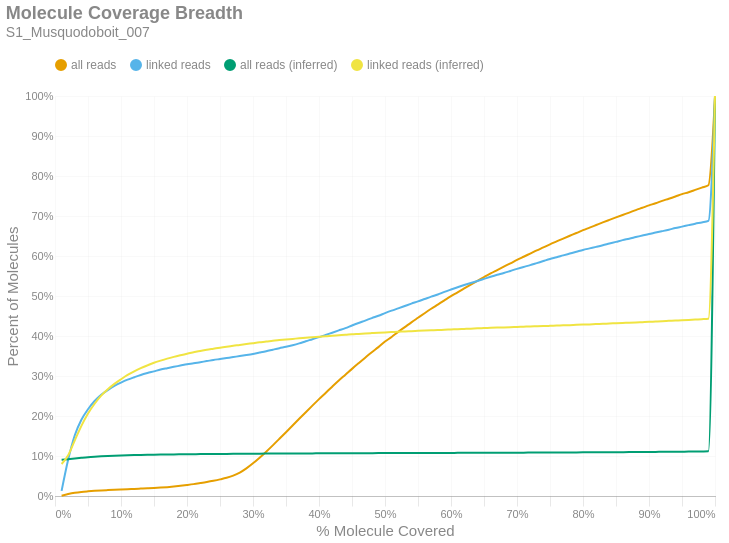

Notebook source saved alongside this figure:
### Markdown cell above
### Molecule Read Coverage
This chart shows molecule coverage breadth as computed by the number of bases aligned to that molecule. In other words, "*how much of each unique long molecule is actually sequenced/aligned?*" Keep in mind there is a distinction between sequences and alignments, since some sequences belonging to a particular molecule may not align well and wouldn't appear in the alignment data. This chart also shows molecule coverage breadth as computed by the *inferred fragment* from which the aligned sequences originate. Unlike read coverage, this calculation takes into account the total insert size, including unsequenced gaps between the forward and reverse reads. Like the previous figures, these are cumulative percents.

### Code cell
if SKIPLR:
    print_html(f"Skipped")
else:
    binned_df = consolidated_hist(valids['coverage_bp'], mask, 0.01, True)
    binned_df_inf = consolidated_hist(valids['coverage_inserts'], mask, 0.01, True)
    binned_df = binned_df.with_columns(pl.lit(binned_df_inf['all reads (cumsum)']).alias('all reads (inferred)'))
    binned_df = binned_df.with_columns(pl.lit(binned_df_inf['linked reads (cumsum)']).alias('linked reads (inferred)'))
    binned_df = binned_df.with_columns(
        (pl.col('bin').cast(pl.Float64) + 0.01).alias('right_edge')
    )

    with SafeRender(binned_df):
        (
            density_plot(binned_df, 'Molecule Coverage Breadth', samplename, 'molcov', ['all reads (inferred)','linked reads (inferred)'])
            .encode(
                #x=alt.X('bin:Q', title="% Molecule Covered").axis(format = '%').scale(padding=0),
                x=alt.X('right_edge:Q', title="% Molecule Covered").axis(format='%').scale(padding=0),
                y=alt.Y('value:Q', title='Percent of Molecules')
                    .axis(format='%')
                    .stack(False)
                    .scale(domainMin=0, padding=0),
                color=alt.Color("key:N").scale(domain = ["all reads", "linked reads", "all reads (inferred)", "linked reads (inferred)"]),
                tooltip = [
                    alt.Tooltip("key:N", title = "Data Type"),
                    alt.Tooltip("range_label:N", title="% Molecule Covered"),
                    alt.Tooltip("value:Q", format = ".2%", title="% Molecules")
                ]
            )
        ).display()

### Figure 1 — Vega-Lite specification as saved in the notebook (floating-point values rounded to 4 significant figures)
{"width": "container", "height": 400, "config": {"title": {"anchor": "start", "dy": -15, "fontSize": 18, "color": "#888888", "subtitleColor": "#888888", "subtitleFontSize": 14}, "arc": {"fill": "#0072B2"}, "axis": {"domainColor": "#888888", "domainWidth": 0.5, "gridWidth": 0.2, "grid": false, "titleFontWeight": 400, "titleFontSize": 15, "labelFontSize": 11, "labelColor": "#888888", "tickColor": "#888888", "tickWidth": 0.2, "titleColor": "#888888"}, "axisBand": {"grid": false}, "axisX": {"grid": true, "tickSize": 10, "domainCap": "round"}, "axisY": {"domain": false, "grid": true, "tickSize": 0, "domainCap": "round"}, "background": "transparent", "header": {"labelFontSize": 15, "labelColor": "#888888", "titleFontSize": 15, "titleFontWeight": 600, "titleColor": "#888888"}, "legend": {"labelFont": "sans-serif", "labelFontSize": 12, "labelColor": "#888888", "symbolSize": 100, "symbolType": "circle", "titleFontSize": 12, "titlePadding": 10, "titleColor": "#888888", "title": null, "orient": "top"}, "range": {"category": ["#E69F00", "#56B4E9", "#009E73", "#F0E442", "#0072B2", "#D55E00", "#CC79A7", "#000000"], "diverging": ["#cfe8f3", "#a2d4ec", "#73bfe2", "#46abdb", "#1696d2", "#12719e"]}, "area": {"fill": "#0072B2", "fillOpacity": 0.7, "line": true, "strokeOpacity": 0.7}, "line": {"color": "#0072B2", "stroke": "#0072B2", "strokeWidth": 2}, "trail": {"color": "#0072B2", "stroke": "#0072B2", "strokeWidth": 0, "size": 1}, "point": {"filled": true, "fillOpacity": 1.0, "size": 95}, "text": {"color": "#888888", "fontSize": 11, "align": "right", "fontWeight": 400, "size": 11}, "bar": {"fill": "#0072B2", "stroke": null}, "view": {"stroke": null, "continuousWidth": 660, "continuousHeight": 400}}, "data": {"name": "data-2862864a3b87e03261f937ad027b44d7"}, "mark": {"type": "line", "interpolate": "monotone", "point": {"opacity": 0, "size": 275}}, "encoding": {"color": {"field": "key", "scale": {"domain": ["all reads", "linked reads", "all reads (inferred)", "linked reads (inferred)"]}, "type": "nominal"}, "tooltip": [{"field": "key", "title": "Data Type", "type": "nominal"}, {"field": "range_label", "title": "% Molecule Covered", "type": "nominal"}, {"field": "value", "format": ".2%", "title": "% Molecules", "type": "quantitative"}], "x": {"axis": {"format": "%"}, "field": "right_edge", "scale": {"padding": 0}, "title": "% Molecule Covered", "type": "quantitative"}, "y": {"axis": {"format": "%"}, "field": "value", "scale": {"domainMin": 0, "padding": 0}, "stack": false, "title": "Percent of Molecules", "type": "quantitative"}}, "params": [{"name": "param_c36ac31b6afebe62", "select": {"type": "point", "fields": ["key"]}, "bind": "legend"}], "title": {"text": "Molecule Coverage Breadth", "subtitle": "S1_Musquodoboit_007"}, "transform": [{"fold": ["all reads (cumsum)", "linked reads (cumsum)", "all reads (inferred)", "linked reads (inferred)"]}, {"calculate": "replace(datum.key, ' (cumsum)', '')", "as": "key"}, {"filter": {"param": "param_c36ac31b6afebe62"}}], "usermeta": {"embedOptions": {"downloadFileName": "S1_Musquodoboit_007.molcov"}}, "$schema": "https://vega.github.io/schema/vega-lite/v6.1.0.json", "datasets": {"data-2862864a3b87e03261f937ad027b44d7": [{"bin": "0.0", "interval": "0.0-0.01", "all reads": 0.0008107, "linked reads": 0.01275, "all reads (cumsum)": 0.0008107, "linked reads (cumsum)": 0.01275, "range_label": "0.0-0.01", "all reads (inferred)": 0.09068, "linked reads (inferred)": 0.07996, "right_edge": 0.01}, {"bin": "0.01", "interval": "0.01-0.02", "all reads": 0.004044, "linked reads": 0.07838, "all reads (cumsum)": 0.004855, "linked reads (cumsum)": 0.09113, "range_label": "0.01-0.02", "all reads (inferred)": 0.09186, "linked reads (inferred)": 0.1019, "right_edge": 0.02}, {"bin": "0.02", "interval": "0.02-0.03", "all reads": 0.003129, "linked reads": 0.0607, "all reads (cumsum)": 0.007984, "linked reads (cumsum)": 0.1518, "range_label": "0.02-0.03", "all reads (inferred)": 0.0937, "linked reads (inferred)": 0.1393, "right_edge": 0.03}, {"bin": "0.03", "interval": "0.03-0.04", "all reads": 0.002183, "linked reads": 0.03871, "all reads (cumsum)": 0.01017, "linked reads (cumsum)": 0.1905, "range_label": "0.03-0.04", "all reads (inferred)": 0.09547, "linked reads (inferred)": 0.1754, "right_edge": 0.04}, {"bin": "0.04", "interval": "0.04-0.05", "all reads": 0.001511, "linked reads": 0.02629, "all reads (cumsum)": 0.01168, "linked reads (cumsum)": 0.2168, "range_label": "0.04-0.05", "all reads (inferred)": 0.09708, "linked reads (inferred)": 0.2062, "right_edge": 0.05}, {"bin": "0.05", "interval": "0.05-0.06", "all reads": 0.001265, "linked reads": 0.0206, "all reads (cumsum)": 0.01294, "linked reads (cumsum)": 0.2374, "range_label": "0.05-0.06", "all reads (inferred)": 0.09829, "linked reads (inferred)": 0.2307, "right_edge": 0.06}, {"bin": "0.06", "interval": "0.06-0.07", "all reads": 0.001022, "linked reads": 0.01552, "all reads (cumsum)": 0.01397, "linked reads (cumsum)": 0.253, "range_label": "0.06-0.07", "all reads (inferred)": 0.09929, "linked reads (inferred)": 0.2509, "right_edge": 0.07}, {"bin": "0.07", "interval": "0.07-0.08", "all reads": 0.0008562, "linked reads": 0.01184, "all reads (cumsum)": 0.01482, "linked reads (cumsum)": 0.2648, "range_label": "0.07-0.08", "all reads (inferred)": 0.1001, "linked reads (inferred)": 0.2668, "right_edge": 0.08}, {"bin": "0.08", "interval": "0.08-0.09", "all reads": 0.0008014, "linked reads": 0.01041, "all reads (cumsum)": 0.01562, "linked reads (cumsum)": 0.2752, "range_label": "0.08-0.09", "all reads (inferred)": 0.1007, "linked reads (inferred)": 0.2804, "right_edge": 0.09}, {"bin": "0.09", "interval": "0.09-0.1", "all reads": 0.0007435, "linked reads": 0.008312, "all reads (cumsum)": 0.01637, "linked reads (cumsum)": 0.2835, "range_label": "0.09-0.1", "all reads (inferred)": 0.1013, "linked reads (inferred)": 0.2919, "right_edge": 0.1}, {"bin": "0.1", "interval": "0.1-0.11", "all reads": 0.0007235, "linked reads": 0.007289, "all reads (cumsum)": 0.01709, "linked reads (cumsum)": 0.2908, "range_label": "0.1-0.11", "all reads (inferred)": 0.1018, "linked reads (inferred)": 0.3026, "right_edge": 0.11}, {"bin": "0.11", "interval": "0.11-0.12", "all reads": 0.0006862, "linked reads": 0.006092, "all reads (cumsum)": 0.01778, "linked reads (cumsum)": 0.2969, "range_label": "0.11-0.12", "all reads (inferred)": 0.1022, "linked reads (inferred)": 0.3116, "right_edge": 0.12}, {"bin": "0.12", "interval": "0.12-0.13", "all reads": 0.0007142, "linked reads": 0.005676, "all reads (cumsum)": 0.01849, "linked reads (cumsum)": 0.3026, "range_label": "0.12-0.13", "all reads (inferred)": 0.1026, "linked reads (inferred)": 0.3196, "right_edge": 0.13}, {"bin": "0.13", "interval": "0.13-0.14", "all reads": 0.0007179, "linked reads": 0.004774, "all reads (cumsum)": 0.01921, "linked reads (cumsum)": 0.3073, "range_label": "0.13-0.14", "all reads (inferred)": 0.103, "linked reads (inferred)": 0.3266, "right_edge": 0.14}, {"bin": "0.14", "interval": "0.14-0.15", "all reads": 0.0007889, "linked reads": 0.00429, "all reads (cumsum)": 0.02, "linked reads (cumsum)": 0.3116, "range_label": "0.14-0.15", "all reads (inferred)": 0.1033, "linked reads (inferred)": 0.3331, "right_edge": 0.15}, {"bin": "0.15", "interval": "0.15-0.16", "all reads": 0.0009689, "linked reads": 0.004452, "all reads (cumsum)": 0.02097, "linked reads (cumsum)": 0.3161, "range_label": "0.15-0.16", "all reads (inferred)": 0.1036, "linked reads (inferred)": 0.3384, "right_edge": 0.16}, {"bin": "0.16", "interval": "0.16-0.17", "all reads": 0.001205, "linked reads": 0.003497, "all reads (cumsum)": 0.02217, "linked reads (cumsum)": 0.3196, "range_label": "0.16-0.17", "all reads (inferred)": 0.1038, "linked reads (inferred)": 0.3434, "right_edge": 0.17}, {"bin": "0.17", "interval": "0.17-0.18", "all reads": 0.001504, "linked reads": 0.003335, "all reads (cumsum)": 0.02367, "linked reads (cumsum)": 0.3229, "range_label": "0.17-0.18", "all reads (inferred)": 0.104, "linked reads (inferred)": 0.3478, "right_edge": 0.18}, {"bin": "0.18", "interval": "0.18-0.19", "all reads": 0.001767, "linked reads": 0.003161, "all reads (cumsum)": 0.02544, "linked reads (cumsum)": 0.3261, "range_label": "0.18-0.19", "all reads (inferred)": 0.1042, "linked reads (inferred)": 0.3519, "right_edge": 0.19}, {"bin": "0.19", "interval": "0.19-0.2", "all reads": 0.002047, "linked reads": 0.003228, "all reads (cumsum)": 0.02749, "linked reads (cumsum)": 0.3293, "range_label": "0.19-0.2", "all reads (inferred)": 0.1044, "linked reads (inferred)": 0.3557, "right_edge": 0.2}, {"bin": "0.2", "interval": "0.2-0.21", "all reads": 0.002217, "linked reads": 0.002475, "all reads (cumsum)": 0.02971, "linked reads (cumsum)": 0.3318, "range_label": "0.2-0.21", "all reads (inferred)": 0.1046, "linked reads (inferred)": 0.3592, "right_edge": 0.21}, {"bin": "0.21", "interval": "0.21-0.22", "all reads": 0.002608, "linked reads": 0.002797, "all reads (cumsum)": 0.03231, "linked reads (cumsum)": 0.3346, "range_label": "0.21-0.22", "all reads (inferred)": 0.1048, "linked reads (inferred)": 0.3626, "right_edge": 0.22}, {"bin": "0.22", "interval": "0.22-0.23", "all reads": 0.002745, "linked reads": 0.002649, "all reads (cumsum)": 0.03506, "linked reads (cumsum)": 0.3372, "range_label": "0.22-0.23", "all reads (inferred)": 0.1049, "linked reads (inferred)": 0.3658, "right_edge": 0.23}, {"bin": "0.23", "interval": "0.23-0.24", "all reads": 0.003075, "linked reads": 0.002771, "all reads (cumsum)": 0.03813, "linked reads (cumsum)": 0.34, "range_label": "0.23-0.24", "all reads (inferred)": 0.105, "linked reads (inferred)": 0.3682, "right_edge": 0.24}, {"bin": "0.24", "interval": "0.24-0.25", "all reads": 0.00343, "linked reads": 0.002448, "all reads (cumsum)": 0.04156, "linked reads (cumsum)": 0.3424, "range_label": "0.24-0.25", "all reads (inferred)": 0.1052, "linked reads (inferred)": 0.3707, "right_edge": 0.25}, {"bin": "0.25", "interval": "0.25-0.26", "all reads": 0.003936, "linked reads": 0.002475, "all reads (cumsum)": 0.0455, "linked reads (cumsum)": 0.3449, "range_label": "0.25-0.26", "all reads (inferred)": 0.1053, "linked reads (inferred)": 0.3732, "right_edge": 0.26}, {"bin": "0.26", "interval": "0.26-0.27", "all reads": 0.005369, "linked reads": 0.002502, "all reads (cumsum)": 0.05087, "linked reads (cumsum)": 0.3474, "range_label": "0.26-0.27", "all reads (inferred)": 0.1054, "linked reads (inferred)": 0.3756, "right_edge": 0.27}, {"bin": "0.27", "interval": "0.27-0.28", "all reads": 0.007699, "linked reads": 0.002354, "all reads (cumsum)": 0.05857, "linked reads (cumsum)": 0.3498, "range_label": "0.27-0.28", "all reads (inferred)": 0.1055, "linked reads (inferred)": 0.3776, "right_edge": 0.28}, {"bin": "0.28", "interval": "0.28-0.29", "all reads": 0.01055, "linked reads": 0.002649, "all reads (cumsum)": 0.06912, "linked reads (cumsum)": 0.3524, "range_label": "0.28-0.29", "all reads (inferred)": 0.1056, "linked reads (inferred)": 0.3798, "right_edge": 0.29}, {"bin": "0.29", "interval": "0.29-0.3", "all reads": 0.01261, "linked reads": 0.002838, "all reads (cumsum)": 0.08172, "linked reads (cumsum)": 0.3553, "range_label": "0.29-0.3", "all reads (inferred)": 0.1057, "linked reads (inferred)": 0.3821, "right_edge": 0.3}, {"bin": "0.3", "interval": "0.3-0.31", "all reads": 0.01404, "linked reads": 0.003228, "all reads (cumsum)": 0.09576, "linked reads (cumsum)": 0.3585, "range_label": "0.3-0.31", "all reads (inferred)": 0.1059, "linked reads (inferred)": 0.3844, "right_edge": 0.31}, {"bin": "0.31", "interval": "0.31-0.32", "all reads": 0.01505, "linked reads": 0.003376, "all reads (cumsum)": 0.1108, "linked reads (cumsum)": 0.3619, "range_label": "0.31-0.32", "all reads (inferred)": 0.106, "linked reads (inferred)": 0.3861, "right_edge": 0.32}, {"bin": "0.32", "interval": "0.32-0.33", "all reads": 0.01583, "linked reads": 0.003914, "all reads (cumsum)": 0.1266, "linked reads (cumsum)": 0.3658, "range_label": "0.32-0.33", "all reads (inferred)": 0.1061, "linked reads (inferred)": 0.3882, "right_edge": 0.33}, {"bin": "0.33", "interval": "0.33-0.34", "all reads": 0.01631, "linked reads": 0.003806, "all reads (cumsum)": 0.143, "linked reads (cumsum)": 0.3696, "range_label": "0.33-0.34", "all reads (inferred)": 0.1062, "linked reads (inferred)": 0.3898, "right_edge": 0.34}, {"bin": "0.34", "interval": "0.34-0.35", "all reads": 0.01653, "linked reads": 0.00343, "all reads (cumsum)": 0.1595, "linked reads (cumsum)": 0.373, "range_label": "0.34-0.35", "all reads (inferred)": 0.1062, "linked reads (inferred)": 0.3914, "right_edge": 0.35}, {"bin": "0.35", "interval": "0.35-0.36", "all reads": 0.01676, "linked reads": 0.003981, "all reads (cumsum)": 0.1763, "linked reads (cumsum)": 0.377, "range_label": "0.35-0.36", "all reads (inferred)": 0.1063, "linked reads (inferred)": 0.3928, "right_edge": 0.36}, {"bin": "0.36", "interval": "0.36-0.37", "all reads": 0.01669, "linked reads": 0.0046, "all reads (cumsum)": 0.1929, "linked reads (cumsum)": 0.3816, "range_label": "0.36-0.37", "all reads (inferred)": 0.1064, "linked reads (inferred)": 0.3943, "right_edge": 0.37}, {"bin": "0.37", "interval": "0.37-0.38", "all reads": 0.01658, "linked reads": 0.005326, "all reads (cumsum)": 0.2095, "linked reads (cumsum)": 0.3869, "range_label": "0.37-0.38", "all reads (inferred)": 0.1065, "linked reads (inferred)": 0.3956, "right_edge": 0.38}, {"bin": "0.38", "interval": "0.38-0.39", "all reads": 0.01642, "linked reads": 0.004976, "all reads (cumsum)": 0.2259, "linked reads (cumsum)": 0.3919, "range_label": "0.38-0.39", "all reads (inferred)": 0.1065, "linked reads (inferred)": 0.397, "right_edge": 0.39}, {"bin": "0.39", "interval": "0.39-0.4", "all reads": 0.01629, "linked reads": 0.005178, "all reads (cumsum)": 0.2422, "linked reads (cumsum)": 0.3971, "range_label": "0.39-0.4", "all reads (inferred)": 0.1066, "linked reads (inferred)": 0.3982, "right_edge": 0.4}, {"bin": "0.4", "interval": "0.4-0.41", "all reads": 0.01549, "linked reads": 0.005649, "all reads (cumsum)": 0.2577, "linked reads (cumsum)": 0.4027, "range_label": "0.4-0.41", "all reads (inferred)": 0.1067, "linked reads (inferred)": 0.3996, "right_edge": 0.41}, {"bin": "0.41", "interval": "0.41-0.42", "all reads": 0.01558, "linked reads": 0.005528, "all reads (cumsum)": 0.2733, "linked reads (cumsum)": 0.4082, "range_label": "0.41-0.42", "all reads (inferred)": 0.1067, "linked reads (inferred)": 0.4006, "right_edge": 0.42}, {"bin": "0.42", "interval": "0.42-0.43", "all reads": 0.01531, "linked reads": 0.005689, "all reads (cumsum)": 0.2886, "linked reads (cumsum)": 0.4139, "range_label": "0.42-0.43", "all reads (inferred)": 0.1068, "linked reads (inferred)": 0.4018, "right_edge": 0.43}, {"bin": "0.43", "interval": "0.43-0.44", "all reads": 0.01456, "linked reads": 0.005797, "all reads (cumsum)": 0.3032, "linked reads (cumsum)": 0.4197, "range_label": "0.43-0.44", "all reads (inferred)": 0.1069, "linked reads (inferred)": 0.403, "right_edge": 0.44}, {"bin": "0.44", "interval": "0.44-0.45", "all reads": 0.01464, "linked reads": 0.006577, "all reads (cumsum)": 0.3178, "linked reads (cumsum)": 0.4263, "range_label": "0.44-0.45", "all reads (inferred)": 0.107, "linked reads (inferred)": 0.4043, "right_edge": 0.45}, {"bin": "0.45", "interval": "0.45-0.46", "all reads": 0.01412, "linked reads": 0.006321, "all reads (cumsum)": 0.3319, "linked reads (cumsum)": 0.4326, "range_label": "0.45-0.46", "all reads (inferred)": 0.107, "linked reads (inferred)": 0.4053, "right_edge": 0.46}, {"bin": "0.46", "interval": "0.46-0.47", "all reads": 0.01387, "linked reads": 0.005918, "all reads (cumsum)": 0.3458, "linked reads (cumsum)": 0.4386, "range_label": "0.46-0.47", "all reads (inferred)": 0.1071, "linked reads (inferred)": 0.4063, "right_edge": 0.47}, {"bin": "0.47", "interval": "0.47-0.48", "all reads": 0.01373, "linked reads": 0.006267, "all reads (cumsum)": 0.3595, "linked reads (cumsum)": 0.4448, "range_label": "0.47-0.48", "all reads (inferred)": 0.1071, "linked reads (inferred)": 0.4072, "right_edge": 0.48}, {"bin": "0.48", "interval": "0.48-0.49", "all reads": 0.0126, "linked reads": 0.005676, "all reads (cumsum)": 0.3721, "linked reads (cumsum)": 0.4505, "range_label": "0.48-0.49", "all reads (inferred)": 0.1072, "linked reads (inferred)": 0.4081, "right_edge": 0.49}, {"bin": "0.49", "interval": "0.49-0.5", "all reads": 0.01392, "linked reads": 0.006563, "all reads (cumsum)": 0.3861, "linked reads (cumsum)": 0.4571, "range_label": "0.49-0.5", "all reads (inferred)": 0.1073, "linked reads (inferred)": 0.409, "right_edge": 0.5}, {"bin": "0.5", "interval": "0.5-0.51", "all reads": 0.01159, "linked reads": 0.006281, "all reads (cumsum)": 0.3976, "linked reads (cumsum)": 0.4633, "range_label": "0.5-0.51", "all reads (inferred)": 0.1073, "linked reads (inferred)": 0.4097, "right_edge": 0.51}, {"bin": "0.51", "interval": "0.51-0.52", "all reads": 0.01272, "linked reads": 0.005864, "all reads (cumsum)": 0.4104, "linked reads (cumsum)": 0.4692, "range_label": "0.51-0.52", "all reads (inferred)": 0.1074, "linked reads (inferred)": 0.4105, "right_edge": 0.52}, {"bin": "0.52", "interval": "0.52-0.53", "all reads": 0.0118, "linked reads": 0.00585, "all reads (cumsum)": 0.4222, "linked reads (cumsum)": 0.4751, "range_label": "0.52-0.53", "all reads (inferred)": 0.1074, "linked reads (inferred)": 0.4115, "right_edge": 0.53}, {"bin": "0.53", "interval": "0.53-0.54", "all reads": 0.01196, "linked reads": 0.00585, "all reads (cumsum)": 0.4341, "linked reads (cumsum)": 0.4809, "range_label": "0.53-0.54", "all reads (inferred)": 0.1075, "linked reads (inferred)": 0.4122, "right_edge": 0.54}, {"bin": "0.54", "interval": "0.54-0.55", "all reads": 0.01142, "linked reads": 0.005568, "all reads (cumsum)": 0.4456, "linked reads (cumsum)": 0.4865, "range_label": "0.54-0.55", "all reads (inferred)": 0.1075, "linked reads (inferred)": 0.4129, "right_edge": 0.55}, {"bin": "0.55", "interval": "0.55-0.56", "all reads": 0.01139, "linked reads": 0.005931, "all reads (cumsum)": 0.4569, "linked reads (cumsum)": 0.4924, "range_label": "0.55-0.56", "all reads (inferred)": 0.1076, "linked reads (inferred)": 0.4136, "right_edge": 0.56}, {"bin": "0.56", "interval": "0.56-0.57", "all reads": 0.0111, "linked reads": 0.005958, "all reads (cumsum)": 0.468, "linked reads (cumsum)": 0.4984, "range_label": "0.56-0.57", "all reads (inferred)": 0.1076, "linked reads (inferred)": 0.4142, "right_edge": 0.57}, {"bin": "0.57", "interval": "0.57-0.58", "all reads": 0.01052, "linked reads": 0.005393, "all reads (cumsum)": 0.4786, "linked reads (cumsum)": 0.5038, "range_label": "0.57-0.58", "all reads (inferred)": 0.1077, "linked reads (inferred)": 0.4148, "right_edge": 0.58}, {"bin": "0.58", "interval": "0.58-0.59", "all reads": 0.01054, "linked reads": 0.006698, "all reads (cumsum)": 0.4891, "linked reads (cumsum)": 0.5105, "range_label": "0.58-0.59", "all reads (inferred)": 0.1077, "linked reads (inferred)": 0.4156, "right_edge": 0.59}, {"bin": "0.59", "interval": "0.59-0.6", "all reads": 0.01039, "linked reads": 0.00585, "all reads (cumsum)": 0.4995, "linked reads (cumsum)": 0.5163, "range_label": "0.59-0.6", "all reads (inferred)": 0.1078, "linked reads (inferred)": 0.4163, "right_edge": 0.6}, {"bin": "0.6", "interval": "0.6-0.61", "all reads": 0.009727, "linked reads": 0.005555, "all reads (cumsum)": 0.5092, "linked reads (cumsum)": 0.5219, "range_label": "0.6-0.61", "all reads (inferred)": 0.1078, "linked reads (inferred)": 0.417, "right_edge": 0.61}, {"bin": "0.61", "interval": "0.61-0.62", "all reads": 0.009933, "linked reads": 0.005541, "all reads (cumsum)": 0.5192, "linked reads (cumsum)": 0.5274, "range_label": "0.61-0.62", "all reads (inferred)": 0.1079, "linked reads (inferred)": 0.4177, "right_edge": 0.62}, {"bin": "0.62", "interval": "0.62-0.63", "all reads": 0.009549, "linked reads": 0.005218, "all reads (cumsum)": 0.5287, "linked reads (cumsum)": 0.5326, "range_label": "0.62-0.63", "all reads (inferred)": 0.1079, "linked reads (inferred)": 0.4183, "right_edge": 0.63}, {"bin": "0.63", "interval": "0.63-0.64", "all reads": 0.009265, "linked reads": 0.00499, "all reads (cumsum)": 0.538, "linked reads (cumsum)": 0.5376, "range_label": "0.63-0.64", "all reads (inferred)": 0.108, "linked reads (inferred)": 0.4191, "right_edge": 0.64}, {"bin": "0.64", "interval": "0.64-0.65", "all reads": 0.009106, "linked reads": 0.005178, "all reads (cumsum)": 0.5471, "linked reads (cumsum)": 0.5428, "range_label": "0.64-0.65", "all reads (inferred)": 0.1081, "linked reads (inferred)": 0.4197, "right_edge": 0.65}, {"bin": "0.65", "interval": "0.65-0.66", "all reads": 0.00924, "linked reads": 0.005205, "all reads (cumsum)": 0.5563, "linked reads (cumsum)": 0.548, "range_label": "0.65-0.66", "all reads (inferred)": 0.1081, "linked reads (inferred)": 0.4204, "right_edge": 0.66}, {"bin": "0.66", "interval": "0.66-0.67", "all reads": 0.008575, "linked reads": 0.004936, "all reads (cumsum)": 0.5649, "linked reads (cumsum)": 0.5529, "range_label": "0.66-0.67", "all reads (inferred)": 0.1082, "linked reads (inferred)": 0.4209, "right_edge": 0.67}, {"bin": "0.67", "interval": "0.67-0.68", "all reads": 0.008535, "linked reads": 0.004546, "all reads (cumsum)": 0.5734, "linked reads (cumsum)": 0.5575, "range_label": "0.67-0.68", "all reads (inferred)": 0.1082, "linked reads (inferred)": 0.4214, "right_edge": 0.68}, {"bin": "0.68", "interval": "0.68-0.69", "all reads": 0.008211, "linked reads": 0.005205, "all reads (cumsum)": 0.5816, "linked reads (cumsum)": 0.5627, "range_label": "0.68-0.69", "all reads (inferred)": 0.1083, "linked reads (inferred)": 0.422, "right_edge": 0.69}, {"bin": "0.69", "interval": "0.69-0.7", "all reads": 0.008499, "linked reads": 0.005245, "all reads (cumsum)": 0.5901, "linked reads (cumsum)": 0.5679, "range_label": "0.69-0.7", "all reads (inferred)": 0.1084, "linked reads (inferred)": 0.4227, "right_edge": 0.7}, {"bin": "0.7", "interval": "0.7-0.71", "all reads": 0.007966, "linked reads": 0.004788, "all reads (cumsum)": 0.5981, "linked reads (cumsum)": 0.5727, "range_label": "0.7-0.71", "all reads (inferred)": 0.1084, "linked reads (inferred)": 0.4233, "right_edge": 0.71}, {"bin": "0.71", "interval": "0.71-0.72", "all reads": 0.007877, "linked reads": 0.004479, "all reads (cumsum)": 0.606, "linked reads (cumsum)": 0.5772, "range_label": "0.71-0.72", "all reads (inferred)": 0.1085, "linked reads (inferred)": 0.424, "right_edge": 0.72}, {"bin": "0.72", "interval": "0.72-0.73", "all reads": 0.007923, "linked reads": 0.005111, "all reads (cumsum)": 0.6139, "linked reads (cumsum)": 0.5823, "range_label": "0.72-0.73", "all reads (inferred)": 0.1086, "linked reads (inferred)": 0.4244, "right_edge": 0.73}, {"bin": "0.73", "interval": "0.73-0.74", "all reads": 0.007537, "linked reads": 0.005138, "all reads (cumsum)": 0.6214, "linked reads (cumsum)": 0.5874, "range_label": "0.73-0.74", "all reads (inferred)": 0.1086, "linked reads (inferred)": 0.4249, "right_edge": 0.74}, {"bin": "0.74", "interval": "0.74-0.75", "all reads": 0.007804, "linked reads": 0.005084, "all reads (cumsum)": 0.6292, "linked reads (cumsum)": 0.5925, "range_label": "0.74-0.75", "all reads (inferred)": 0.1087, "linked reads (inferred)": 0.4255, "right_edge": 0.75}, {"bin": "0.75", "interval": "0.75-0.76", "all reads": 0.00715, "linked reads": 0.004331, "all reads (cumsum)": 0.6364, "linked reads (cumsum)": 0.5968, "range_label": "0.75-0.76", "all reads (inferred)": 0.1088, "linked reads (inferred)": 0.426, "right_edge": 0.76}, {"bin": "0.76", "interval": "0.76-0.77", "all reads": 0.007156, "linked reads": 0.004734, "all reads (cumsum)": 0.6435, "linked reads (cumsum)": 0.6016, "range_label": "0.76-0.77", "all reads (inferred)": 0.1088, "linked reads (inferred)": 0.4266, "right_edge": 0.77}, {"bin": "0.77", "interval": "0.77-0.78", "all reads": 0.006971, "linked reads": 0.004492, "all reads (cumsum)": 0.6505, "linked reads (cumsum)": 0.6061, "range_label": "0.77-0.78", "all reads (inferred)": 0.1089, "linked reads (inferred)": 0.4272, "right_edge": 0.78}, {"bin": "0.78", "interval": "0.78-0.79", "all reads": 0.006891, "linked reads": 0.004492, "all reads (cumsum)": 0.6574, "linked reads (cumsum)": 0.6106, "range_label": "0.78-0.79", "all reads (inferred)": 0.109, "linked reads (inferred)": 0.4279, "right_edge": 0.79}, {"bin": "0.79", "interval": "0.79-0.8", "all reads": 0.00722, "linked reads": 0.0046, "all reads (cumsum)": 0.6646, "linked reads (cumsum)": 0.6152, "range_label": "0.79-0.8", "all reads (inferred)": 0.1091, "linked reads (inferred)": 0.4285, "right_edge": 0.8}, {"bin": "0.8", "interval": "0.8-0.81", "all reads": 0.006345, "linked reads": 0.003846, "all reads (cumsum)": 0.671, "linked reads (cumsum)": 0.619, "range_label": "0.8-0.81", "all reads (inferred)": 0.1092, "linked reads (inferred)": 0.429, "right_edge": 0.81}, {"bin": "0.81", "interval": "0.81-0.82", "all reads": 0.006525, "linked reads": 0.003793, "all reads (cumsum)": 0.6775, "linked reads (cumsum)": 0.6228, "range_label": "0.81-0.82", "all reads (inferred)": 0.1093, "linked reads (inferred)": 0.4297, "right_edge": 0.82}, {"bin": "0.82", "interval": "0.82-0.83", "all reads": 0.006537, "linked reads": 0.003954, "all reads (cumsum)": 0.684, "linked reads (cumsum)": 0.6268, "range_label": "0.82-0.83", "all reads (inferred)": 0.1094, "linked reads (inferred)": 0.4305, "right_edge": 0.83}, {"bin": "0.83", "interval": "0.83-0.84", "all reads": 0.006289, "linked reads": 0.004317, "all reads (cumsum)": 0.6903, "linked reads (cumsum)": 0.6311, "range_label": "0.83-0.84", "all reads (inferred)": 0.1095, "linked reads (inferred)": 0.4312, "right_edge": 0.84}, {"bin": "0.84", "interval": "0.84-0.85", "all reads": 0.006196, "linked reads": 0.004196, "all reads (cumsum)": 0.6965, "linked reads (cumsum)": 0.6353, "range_label": "0.84-0.85", "all reads (inferred)": 0.1096, "linked reads (inferred)": 0.4319, "right_edge": 0.85}, {"bin": "0.85", "interval": "0.85-0.86", "all reads": 0.0061, "linked reads": 0.004358, "all reads (cumsum)": 0.7026, "linked reads (cumsum)": 0.6396, "range_label": "0.85-0.86", "all reads (inferred)": 0.1097, "linked reads (inferred)": 0.4326, "right_edge": 0.86}, {"bin": "0.86", "interval": "0.86-0.87", "all reads": 0.005957, "linked reads": 0.003618, "all reads (cumsum)": 0.7086, "linked reads (cumsum)": 0.6432, "range_label": "0.86-0.87", "all reads (inferred)": 0.1098, "linked reads (inferred)": 0.4331, "right_edge": 0.87}, {"bin": "0.87", "interval": "0.87-0.88", "all reads": 0.006229, "linked reads": 0.004021, "all reads (cumsum)": 0.7148, "linked reads (cumsum)": 0.6473, "range_label": "0.87-0.88", "all reads (inferred)": 0.1099, "linked reads (inferred)": 0.4338, "right_edge": 0.88}, {"bin": "0.88", "interval": "0.88-0.89", "all reads": 0.005776, "linked reads": 0.003941, "all reads (cumsum)": 0.7206, "linked reads (cumsum)": 0.6512, "range_label": "0.88-0.89", "all reads (inferred)": 0.11, "linked reads (inferred)": 0.4346, "right_edge": 0.89}, {"bin": "0.89", "interval": "0.89-0.9", "all reads": 0.005842, "linked reads": 0.003954, "all reads (cumsum)": 0.7264, "linked reads (cumsum)": 0.6552, "range_label": "0.89-0.9", "all reads (inferred)": 0.1101, "linked reads (inferred)": 0.4354, "right_edge": 0.9}, {"bin": "0.9", "interval": "0.9-0.91", "all reads": 0.005479, "linked reads": 0.003376, "all reads (cumsum)": 0.7319, "linked reads (cumsum)": 0.6585, "range_label": "0.9-0.91", "all reads (inferred)": 0.1103, "linked reads (inferred)": 0.4363, "right_edge": 0.91}, {"bin": "0.91", "interval": "0.91-0.92", "all reads": 0.006038, "linked reads": 0.003591, "all reads (cumsum)": 0.7379, "linked reads (cumsum)": 0.6621, "range_label": "0.91-0.92", "all reads (inferred)": 0.1104, "linked reads (inferred)": 0.4372, "right_edge": 0.92}, {"bin": "0.92", "interval": "0.92-0.93", "all reads": 0.005219, "linked reads": 0.003685, "all reads (cumsum)": 0.7432, "linked reads (cumsum)": 0.6658, "range_label": "0.92-0.93", "all reads (inferred)": 0.1106, "linked reads (inferred)": 0.4379, "right_edge": 0.93}, {"bin": "0.93", "interval": "0.93-0.94", "all reads": 0.005596, "linked reads": 0.004008, "all reads (cumsum)": 0.7488, "linked reads (cumsum)": 0.6698, "range_label": "0.93-0.94", "all reads (inferred)": 0.1107, "linked reads (inferred)": 0.4386, "right_edge": 0.94}, {"bin": "0.94", "interval": "0.94-0.95", "all reads": 0.005935, "linked reads": 0.003618, "all reads (cumsum)": 0.7547, "linked reads (cumsum)": 0.6734, "range_label": "0.94-0.95", "all reads (inferred)": 0.1109, "linked reads (inferred)": 0.4393, "right_edge": 0.95}, {"bin": "0.95", "interval": "0.95-0.96", "all reads": 0.004848, "linked reads": 0.003699, "all reads (cumsum)": 0.7595, "linked reads (cumsum)": 0.6771, "range_label": "0.95-0.96", "all reads (inferred)": 0.111, "linked reads (inferred)": 0.4401, "right_edge": 0.96}, {"bin": "0.96", "interval": "0.96-0.97", "all reads": 0.005652, "linked reads": 0.003658, "all reads (cumsum)": 0.7652, "linked reads (cumsum)": 0.6808, "range_label": "0.96-0.97", "all reads (inferred)": 0.1112, "linked reads (inferred)": 0.4411, "right_edge": 0.97}, {"bin": "0.97", "interval": "0.97-0.98", "all reads": 0.005835, "linked reads": 0.003174, "all reads (cumsum)": 0.771, "linked reads (cumsum)": 0.684, "range_label": "0.97-0.98", "all reads (inferred)": 0.1114, "linked reads (inferred)": 0.442, "right_edge": 0.98}, {"bin": "0.98", "interval": "0.98-0.99", "all reads": 0.005748, "linked reads": 0.003645, "all reads (cumsum)": 0.7768, "linked reads (cumsum)": 0.6876, "range_label": "0.98-0.99", "all reads (inferred)": 0.1116, "linked reads (inferred)": 0.4433, "right_edge": 0.99}, {"bin": "0.99", "interval": "0.99-1.0", "all reads": 0.2232, "linked reads": 0.3124, "all reads (cumsum)": 1.0, "linked reads (cumsum)": 1.0, "range_label": "0.99-1.0", "all reads (inferred)": 1.0, "linked reads (inferred)": 1.0, "right_edge": 1.0}]}}
